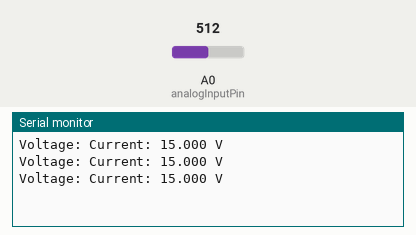
A sketch run on a simulated Arduino Uno, built with avr-gcc and run on an emulated ATmega328P. On the bench: the last lines printed to the serial monitor. The inputs (shaded band) are chosen by the test bench; at power-on: A0 (analogInputPin) = 512.

Above: at 1.3 s.
1.4 s: A0 (analogInputPin) set to 716
At 1.9 s:
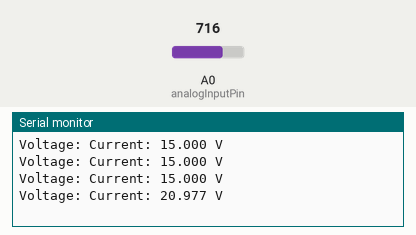
2.9 s: A0 (analogInputPin) set to 900
At 3.4 s:
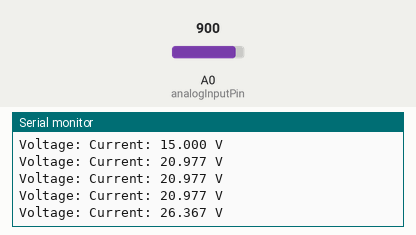
Timing chart, 0 to 5.9 s (numbered marks = the images above; inputs shaded):
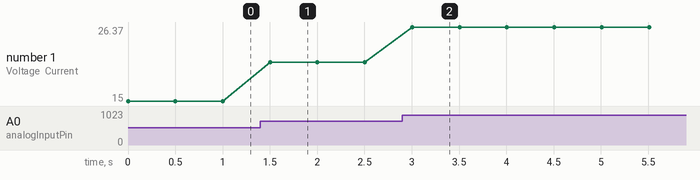

The sketch:

voltageSensorAndpot.ino
```cpp
const int analogInputPin = A0; // Use the appropriate analog input pin

void setup() {
  Serial.begin(9600);
}

void loop() {
  // Read the analog value
  int rawValue = analogRead(analogInputPin);

  // Calculate the voltage using the voltage divider formula
  // Vout = Vin * (R2 / (R1 + R2))
  float voltage = (float)rawValue * (30.0 / 1024.0); // 30V is the maximum voltage
  //voltage = voltage * 5.96471;
  // Print the voltage to the serial monitor
  float current = voltage / 100;
  Serial.print("Voltage: ");
  Serial.print("Current: ");
  Serial.print(voltage, 3);
  Serial.println(" V");

  delay(500); // Delay for readability (adjust as needed)
}
```

Measured:
- after the input at 1.4 s, the serial monitor: prints a new line after 0.10 s (image 1)
- after the input at 2.9 s, the serial monitor: prints a new line after 0.11 s (image 2)
- plotted number 1: 15 → 20.98 after the input at 1.4 s, 20.98 → 26.37 after the input at 2.9 s
